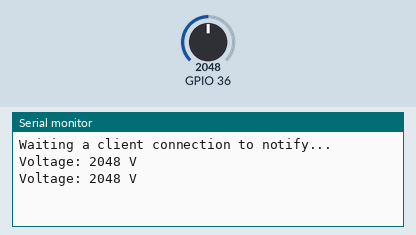
This sketch was run on a simulated ESP32. On the bench: the last lines printed to the serial monitor. The inputs (shaded band) are chosen by the test bench; at power-on: GPIO 36 = 2048. Nothing arrives over Bluetooth unless stated; a phone connects over Bluetooth LE 3 s after start.

Above: at 4.8 s.
4.9 s: GPIO 36 set to 2866
At 5.8 s:
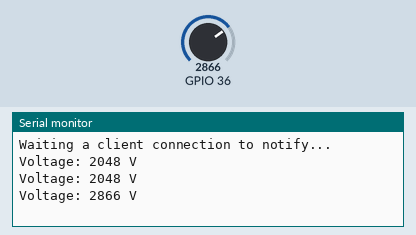
6.5 s: GPIO 36 set to 3603
At 7.8 s:
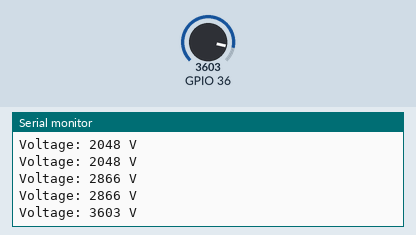
Timing chart, 0 to 9.5 s (numbered marks = the images above; inputs shaded):
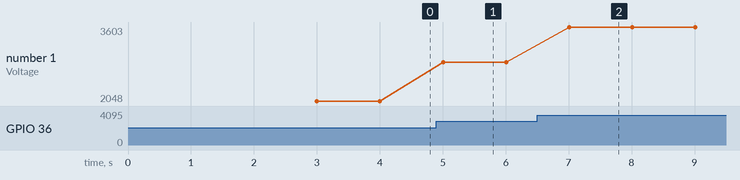

The sketch:

smartPB.ino
```cpp
/*********
  Rui Santos - Complete instructions at https://RandomNerdTutorials.com/esp32-ble-server-client/
*********/

#include <BLEDevice.h>
#include <BLEServer.h>
#include <BLEUtils.h>
#include <Wire.h>

//BLE server name
#define bleServerName "VOLT_ESP32"

// Timer variables
unsigned long lastTime = 0;
unsigned long timerDelay = 1000;

bool deviceConnected = false;

// See the following for generating UUIDs:
// https://www.uuidgenerator.net/
#define SERVICE_UUID "91bad492-b950-4226-aa2b-4ede9fa42f59"

// Voltage Characteristic and Descriptor
BLECharacteristic voltageCharacteristics("cba1d466-344c-4be3-ab3f-189f80dd7518", BLECharacteristic::PROPERTY_NOTIFY);
BLEDescriptor voltageDescriptor(BLEUUID((uint16_t)0x2902));

//Setup callbacks onConnect and onDisconnect
class MyServerCallbacks: public BLEServerCallbacks {
    void onConnect(BLEServer* pServer) {
      deviceConnected = true;
    };
    void onDisconnect(BLEServer* pServer) {
      deviceConnected = false;
    }
};
BLEServer *pServer;
void setup() {
  // Start serial communication
  Serial.begin(115200);

  // Create the BLE Device
  BLEDevice::init(bleServerName);

  // Create the BLE Server
  pServer = BLEDevice::createServer();
  pServer->setCallbacks(new MyServerCallbacks());

  // Create the BLE Service
  BLEService *pinService = pServer->createService(SERVICE_UUID);

  // Create BLE Characteristics and Create a BLE Descriptor
  // Voltage
  pinService->addCharacteristic(&voltageCharacteristics);
  voltageDescriptor.setValue("Voltage");
  voltageCharacteristics.addDescriptor(&voltageDescriptor);

  // Start the service
  pinService->start();

  // Start advertising
  BLEAdvertising *pAdvertising = BLEDevice::getAdvertising();
  pAdvertising->addServiceUUID(SERVICE_UUID);
  pServer->getAdvertising()->start();
  Serial.println("Waiting a client connection to notify...");
}
bool startAdvertisment = false;
void loop() {
  if (deviceConnected) {
    startAdvertisment = true;
    if ((millis() - lastTime) > timerDelay) {
      // Read temperature as Celsius (the default)
      int voltage = analogRead(36);
      //Notify voltage reading from pin
      //Set voltage Characteristic value and notify connected client
      voltageCharacteristics.setValue(voltage);
      voltageCharacteristics.notify();
      Serial.print("Voltage: ");
      Serial.print(voltage);
      Serial.println(" V");

      lastTime = millis();
      return;
    }
  } else {
    if (startAdvertisment) {
      Serial.println("Waiting a client connection to notify...");
      startAdvertisment = false;
      // Start advertising
      BLEAdvertising *pAdvertising = BLEDevice::getAdvertising();
      pAdvertising->addServiceUUID(SERVICE_UUID);
      pServer->getAdvertising()->start();
    }
  }
}
```

Measured:
- after the input at 4.9 s, the serial monitor: prints a new line after 0.10 s (image 1)
- after the input at 6.5 s, the serial monitor: prints a new line after 0.51 s (image 2)
- plotted number 1: 2048 → 2866 after the input at 4.9 s, 2866 → 3603 after the input at 6.5 s
